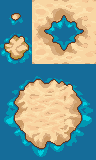
#> input picture images/base.png, 96 x 160 px; its folder holds 3 pictures in this run
$ python render.py
#> lines starting #> are read from the running program, lines starting #| are printed output that depends on the picture
import Image

import json
import numpy as np
from random import randint


# Tiles are numbered:
#   0  1
#   2  3
STANDARD_TILES = [[-1, -1, -1, -1], [0, 0, 0, 1], [0, 0, 1, 0],
                  [-1, -1, -1, -1], [0, 1, 0, 0], [1, 0, 0, 0],
                  [1, 1, 1, 0], [1, 1, 0, 0], [1, 1, 0, 1],
                  [1, 0, 1, 0], [0, 0, 0, 0], [0, 1, 0, 1],
                  [1, 0, 1, 1], [0, 0, 1, 1], [0, 1, 1, 1]]


class tile_type(object):
    ground = 1
    N_wall = 2
    S_wall = 4
    E_wall = 8
    W_wall = 16

    def __getitem__(self, item):
        for i in self.__dict__:
            if self.__dict[i] == item:
                return i
        raise KeyError(item)


class Tile(object):
    def __init__(self, image, corners):
        self.image = image
        self.corners = corners

    def __getitem__(self, item):
        return self.corners[item]


class TileSet(object):
    def __init__(self, image, tilesize, tiles):
#> called with image = 'images/base.png'
        self.image = Image.open(image)
#> self.image is the input picture: PIL image 96x160 P; mean R, G, B 121.2, 153.8, 150.7
        self.x = tilesize[0]
        self.y = tilesize[1]
        self.tiles = []
        column_max = self.image.size[0] // self.x
#> column_max = 3
        row_max = self.image.size[1] // self.y
#> row_max = 5
        print(row_max, column_max)
#| 5 3
        for i in range(column_max):
            for j in range(row_max):
                print(i, j, i + column_max * j)
                self.tiles.append(Tile(
                    self.image.crop((i*self.x, j*self.y,
                                    (i+1)*self.x, (j+1)*self.y)),
                    tiles[i + column_max * j]
                    ))
#> this loop made 3 passes
#> pass 1, in __init__ (call 4), `self.image = image`:
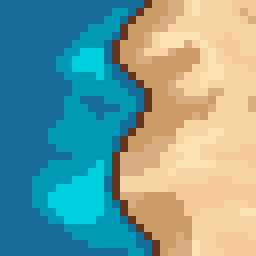
#> self.image: PIL image 32x32 P (shown 8 times larger); mean R, G, B 119.6, 158.3, 151.8
#> after the loop, self.tiles = 15 items

    def __iter__(self):
        return iter(self.tiles)


def render_terrain(terrain, tile_set):
    """Render the terrain return a PIL Image"""
    with open("images/{}.json".format(tile_set)) as f:
        config = json.load(f)
    source = Image.open("images/{}.png".format(tile_set))
    size = (terrain.shape[0] * config["size"][0],
            terrain.shape[1] * config["size"][1])
    im = Image.new("RGB", size, color=(255, 0, 255))
    for (i, j), tile in np.ndenumerate(terrain):
        if tile == 1:
            loc = config["ground"][randint(0, len(config["ground"])-1)]
            print(loc)
            tile = get_tile(source, config["size"], loc)
            box = (i * config["size"][0],
                   j * config["size"][1],
                   (i + 1) * config["size"][0],
                   (j + 1) * config["size"][1])
            im.paste(tile, box)
    return im


def get_tile(source, size, location):
    box = (location[0] * size[0],
           location[1] * size[1],
           (location[0] + 1) * size[0],
           (location[1] + 1) * size[1],)
    return source.crop(box)


def render_dynamic_tile(tile, tile_set):
    corners = ["NW", "NE", "SE", "SW"]
    x = tile_set.x
    y = tile_set.y
    im = Image.new("RGB", (x, y), color=(255, 0, 255))
    NW, NE, SW, SE = None, None, None, None
    for corner in corners:
        if corner == "NW":
            N = tile.North.val
            W = tile.West.val
            This = tile.val
            for t in tile_set:
                if t[3] == This and t[1] == N and t[2] == W:
                    NW = t
        if corner == "NE":
            N = tile.North.val
            E = tile.East.val
            This = tile.val
            for t in tile_set:
                if t[2] == This and t[0] == N and t[3] == E:
                    NE = t
        if corner == "SE":
            S = tile.South.val
            E = tile.East.val
            This = tile.val
            for t in tile_set:
                if t[0] == This and t[3] == S and t[1] == E:
                    SE = t
        if corner == "SW":
            S = tile.South.val
            W = tile.West.val
            This = tile.val
            print("SW", W, This, "x", S)
            for t in tile_set:
                if t[1] == This and t[3] == S and t[0] == W:
                    SW = t
    if None in [NW, NE, SW, SE]:
        raise KeyError("Tile not found", [NW, NE, SW, SE])
    im.paste(NW.image.crop((x // 2, y // 2, x, y)), (0, 0))
    im.paste(NE.image.crop((0, y // 2, x // 2, y)), (x // 2, 0))
    im.paste(SW.image.crop((x // 2, 0, x, y // 2)), (0, y // 2))
    im.paste(SE.image.crop((0, 0, x // 2, y // 2)), (x // 2, y // 2))
    im.show()


ground = TileSet("images/base.png", [32, 32], STANDARD_TILES)
for t in ground:
    print(t[0], t[1], t[2], t[3])

def a():
    pass


def b():
    pass
a.val = 1
#> a.val = 1
b.val = 0
a.North = b
a.South = b
a.West = b
a.East = b

render_dynamic_tile(a, ground)
#> in render_dynamic_tile, `im = Image.new("RGB", (x, y), color=(255, 0, 255))`:
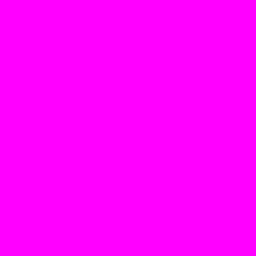
#> im: PIL image 32x32 RGB (shown 8 times larger); mean R, G, B 255, 0, 255
#> the loop in render_dynamic_tile, `for corner in corners:` made 4 passes
#> S on passes 3 to 4: 0, 0
#| SW 0 1 x 0
#> in render_dynamic_tile, `im.paste(NW.image.crop((x // 2, y // 2, x, y)), (0, 0))`:
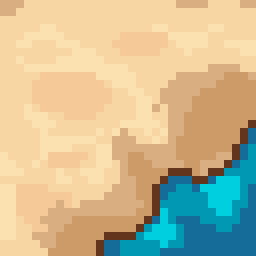
#> NW.image: PIL image 32x32 P (shown 8 times larger); mean R, G, B 200.1, 187.4, 150.1
#> in render_dynamic_tile, `im.paste(NE.image.crop((0, y // 2, x // 2, y)), (x // 2, 0))`:
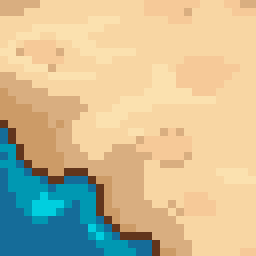
#> NE.image: PIL image 32x32 P (shown 8 times larger); mean R, G, B 203.2, 188.9, 152.2
#> in render_dynamic_tile, `im.paste(SW.image.crop((x // 2, 0, x, y // 2)), (0, y // 2))`:
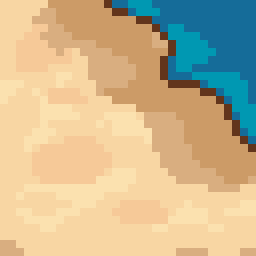
#> SW.image: PIL image 32x32 P (shown 8 times larger); mean R, G, B 199.9, 183, 146.4
#> in render_dynamic_tile, `im.paste(SE.image.crop((0, 0, x // 2, y // 2)), (x // 2, y // 2))`:
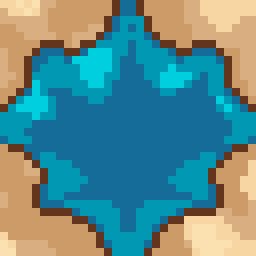
#> im: PIL image 32x32 RGB (shown 8 times larger); mean R, G, B 92.1, 139.5, 140.1
#> in render_dynamic_tile, `im.paste(SE.image.crop((0, 0, x // 2, y // 2)), (x // 2, y // 2))`:
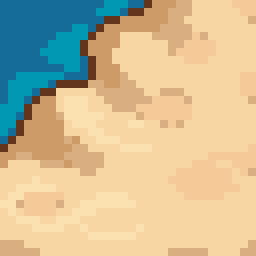
#> SE.image: PIL image 32x32 P (shown 8 times larger); mean R, G, B 203.9, 188.2, 151.5
